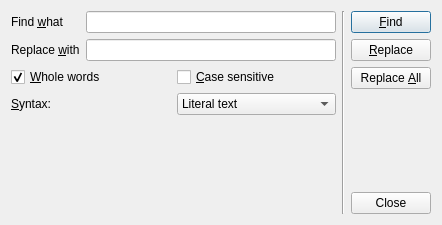
<?xml version="1.0" encoding="UTF-8"?>
<ui version="4.0">
 <class>FindAndReplaceDlg</class>
 <widget class="QDialog" name="FindAndReplaceDlg">
  <property name="geometry">
   <rect>
    <x>0</x>
    <y>0</y>
    <width>442</width>
    <height>225</height>
   </rect>
  </property>
  <property name="windowTitle">
   <string>Find and Replace</string>
  </property>
  <layout class="QHBoxLayout" name="horizontalLayout_3">
   <item>
    <layout class="QVBoxLayout" name="verticalLayout">
     <item>
      <layout class="QGridLayout" name="gridLayout">
       <item row="0" column="0">
        <widget class="QLabel" name="label">
         <property name="text">
          <string>Find &amp;what</string>
         </property>
         <property name="buddy">
          <cstring>findLineEdit</cstring>
         </property>
        </widget>
       </item>
       <item row="0" column="1">
        <widget class="QLineEdit" name="findLineEdit"/>
       </item>
       <item row="1" column="0">
        <widget class="QLabel" name="label_2">
         <property name="text">
          <string>Replace &amp;with</string>
         </property>
         <property name="buddy">
          <cstring>replaceLineEdit</cstring>
         </property>
        </widget>
       </item>
       <item row="1" column="1">
        <widget class="QLineEdit" name="replaceLineEdit"/>
       </item>
      </layout>
     </item>
     <item>
      <layout class="QHBoxLayout" name="horizontalLayout">
       <item>
        <widget class="QCheckBox" name="wholeCheckBox">
         <property name="text">
          <string>&amp;Whole words</string>
         </property>
         <property name="checked">
          <bool>true</bool>
         </property>
        </widget>
       </item>
       <item>
        <widget class="QCheckBox" name="caseCheckBox">
         <property name="text">
          <string>&amp;Case sensitive</string>
         </property>
        </widget>
       </item>
      </layout>
     </item>
     <item>
      <layout class="QHBoxLayout" name="horizontalLayout_2">
       <item>
        <widget class="QLabel" name="label_3">
         <property name="text">
          <string>&amp;Syntax:</string>
         </property>
         <property name="buddy">
          <cstring>syntaxComboBox</cstring>
         </property>
        </widget>
       </item>
       <item>
        <widget class="QComboBox" name="syntaxComboBox">
         <item>
          <property name="text">
           <string>Literal text</string>
          </property>
         </item>
         <item>
          <property name="text">
           <string>Regular expression</string>
          </property>
         </item>
        </widget>
       </item>
      </layout>
     </item>
     <item>
      <spacer name="verticalSpacer">
       <property name="orientation">
        <enum>Qt::Vertical</enum>
       </property>
       <property name="sizeHint" stdset="0">
        <size>
         <width>20</width>
         <height>40</height>
        </size>
       </property>
      </spacer>
     </item>
    </layout>
   </item>
   <item>
    <widget class="Line" name="line">
     <property name="orientation">
      <enum>Qt::Vertical</enum>
     </property>
    </widget>
   </item>
   <item>
    <layout class="QVBoxLayout" name="verticalLayout_2">
     <item>
      <widget class="QPushButton" name="findButton">
       <property name="text">
        <string>&amp;Find</string>
       </property>
      </widget>
     </item>
     <item>
      <widget class="QPushButton" name="replaceButton">
       <property name="text">
        <string>&amp;Replace</string>
       </property>
      </widget>
     </item>
     <item>
      <widget class="QPushButton" name="replaceAllButton">
       <property name="text">
        <string>Replace &amp;All</string>
       </property>
      </widget>
     </item>
     <item>
      <spacer name="verticalSpacer_2">
       <property name="orientation">
        <enum>Qt::Vertical</enum>
       </property>
       <property name="sizeHint" stdset="0">
        <size>
         <width>20</width>
         <height>40</height>
        </size>
       </property>
      </spacer>
     </item>
     <item>
      <widget class="QPushButton" name="closeButton">
       <property name="text">
        <string>Close</string>
       </property>
      </widget>
     </item>
    </layout>
   </item>
  </layout>
 </widget>
 <tabstops>
  <tabstop>findLineEdit</tabstop>
  <tabstop>replaceLineEdit</tabstop>
  <tabstop>wholeCheckBox</tabstop>
  <tabstop>caseCheckBox</tabstop>
  <tabstop>syntaxComboBox</tabstop>
  <tabstop>findButton</tabstop>
  <tabstop>replaceButton</tabstop>
  <tabstop>replaceAllButton</tabstop>
  <tabstop>closeButton</tabstop>
 </tabstops>
 <resources/>
 <connections>
  <connection>
   <sender>closeButton</sender>
   <signal>clicked()</signal>
   <receiver>FindAndReplaceDlg</receiver>
   <slot>reject()</slot>
   <hints>
    <hint type="sourcelabel">
     <x>376</x>
     <y>197</y>
    </hint>
    <hint type="destinationlabel">
     <x>383</x>
     <y>142</y>
    </hint>
   </hints>
  </connection>
 </connections>
</ui>
